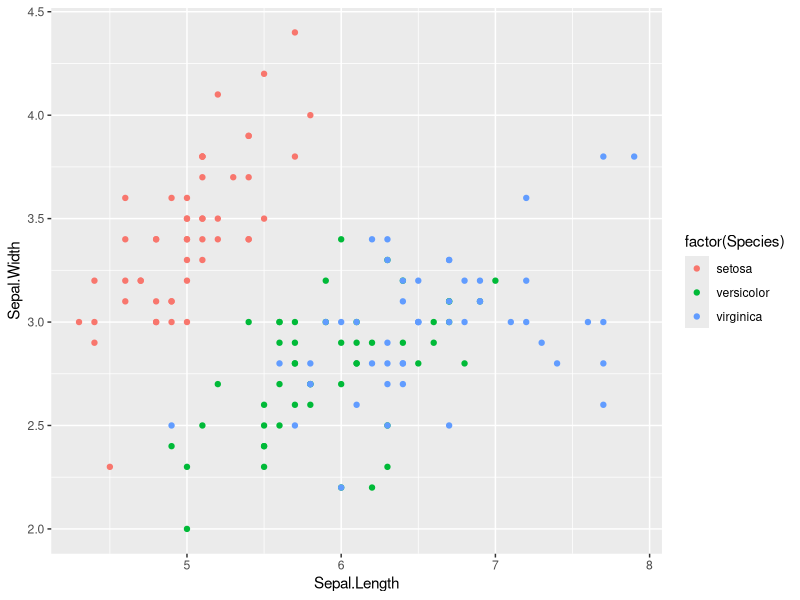
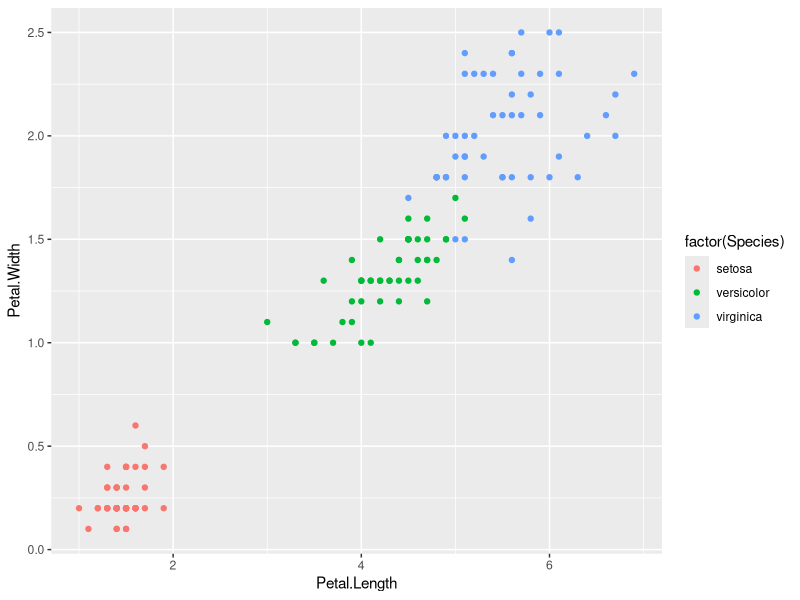
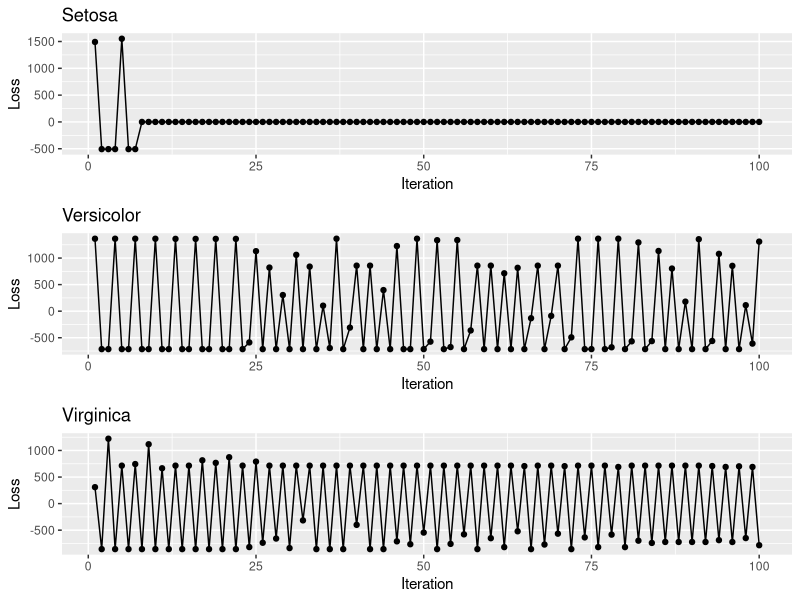
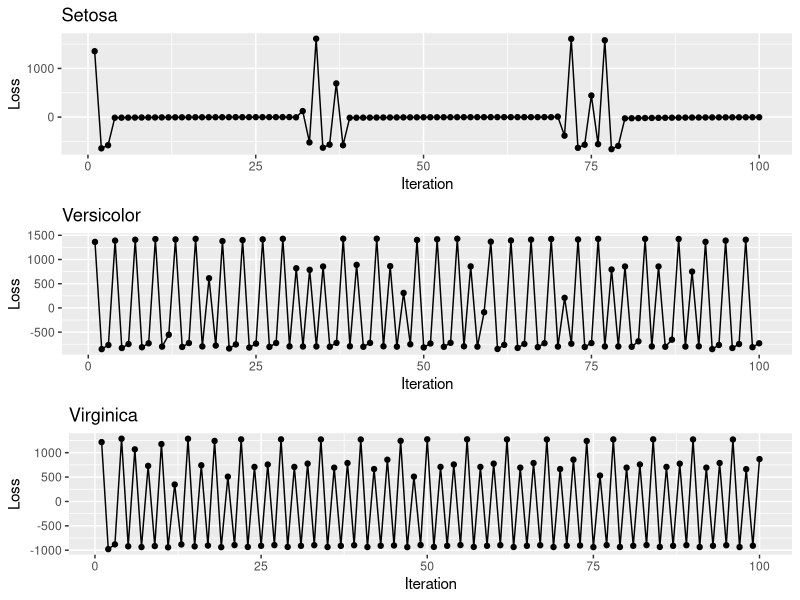
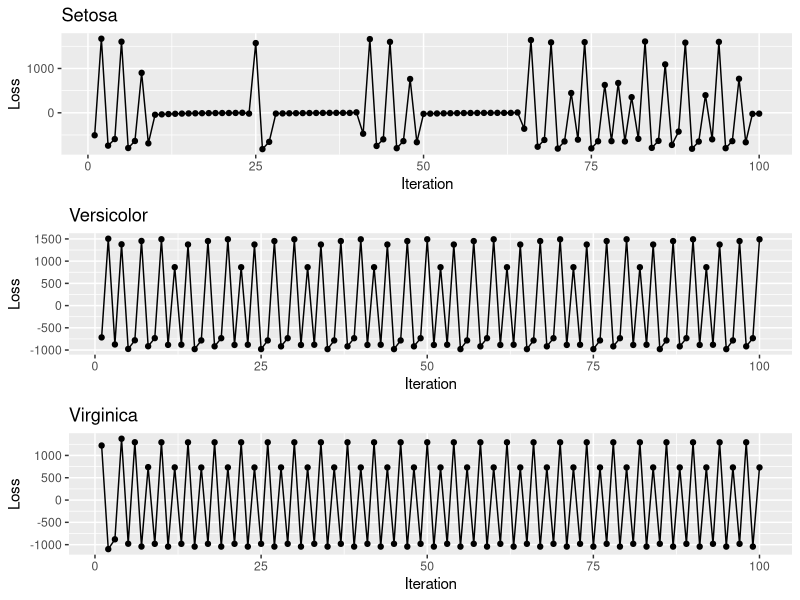
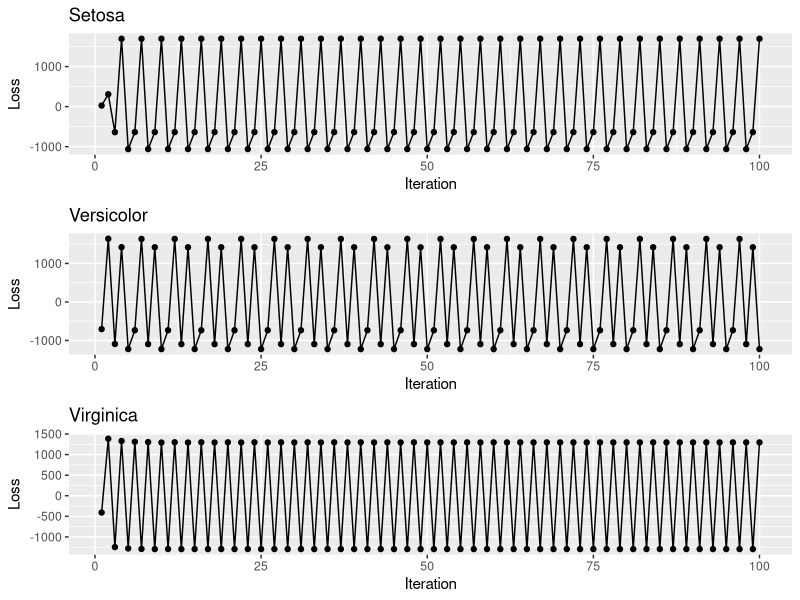
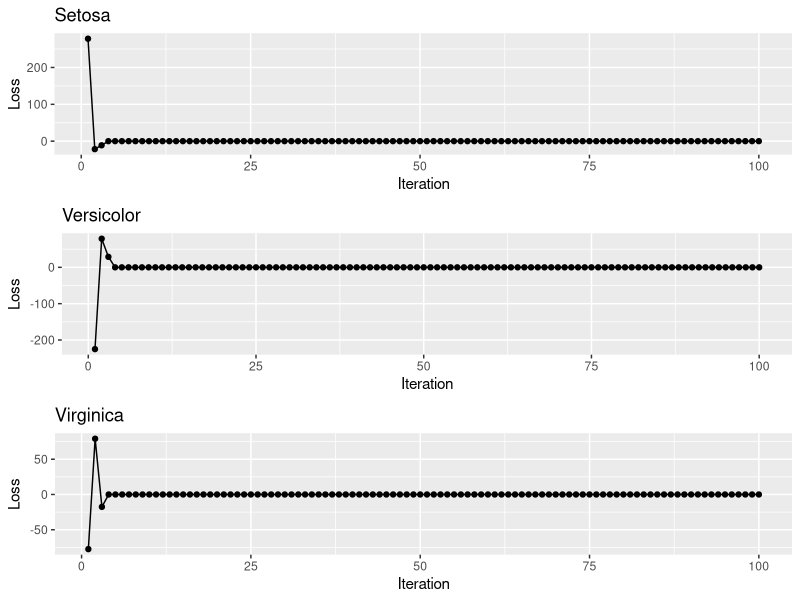
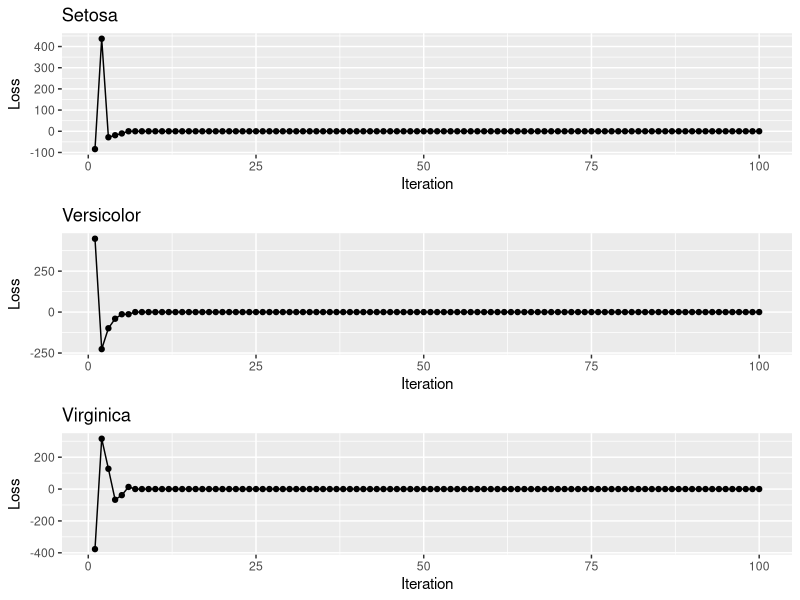

Generate these figures, in order, with R:
library(dplyr)
library(caret)
library(ggplot2)
library(cowplot)


data("iris")
ggplot(iris, aes(Sepal.Length, Sepal.Width)) +
  geom_point(aes(colour = factor(Species)))
ggplot(iris, aes(Petal.Length, Petal.Width)) +
  geom_point(aes(colour = factor(Species)))

dummy <- dummyVars(" ~ .", data=iris)
iris_encoded <- data.frame(predict(dummy, newdata=iris))


logistic_regression <- function(theta, x) {
  f = unlist(theta %*% x)
  return(1/(1+exp(-f)))
}

gradient_des <- function(species, coef){
  H_theta <- apply(iris_encoded %>% select(Sepal.Length, Sepal.Width, Petal.Length, Petal.Width),
                   1, logistic_regression, theta = coef)
  gradient <- (H_theta - iris_encoded[,species]) %*% as.matrix(iris_encoded[,1:4])
  coef <- coef - alpha*gradient
  
  return(list(H_theta=H_theta, loss=sum(gradient)))
}

learn <- function(alpha, lambda, sampling){
  coef_se <- rnorm(4)
  coef_ver <- rnorm(4)
  coef_vir <- rnorm(4)
  H_theta_se <- list()
  H_theta_ver <- list()
  H_theta_vir <- list()
  gradient_all = data.frame(matrix(nrow = 0, ncol=3))
  
  for(i in 1:100) {
    # Subsampling data
    iris_encoded <- iris_encoded[sample(1:nrow(iris_encoded), nrow(iris_encoded)*sampling, replace=FALSE),]
    
    # Setosa
    H_theta_se <- apply(iris_encoded %>% select(Sepal.Length, Sepal.Width, Petal.Length, Petal.Width),
                     1, logistic_regression, theta = coef_se)
    gradient_se <- (H_theta_se - iris_encoded[,'Species.setosa']) %*% as.matrix(iris_encoded[,1:4]) + lambda*coef_se
    coef_se <- coef_se - alpha*gradient_se
    
    # Versicolor
    H_theta_ver <- apply(iris_encoded %>% select(Sepal.Length, Sepal.Width, Petal.Length, Petal.Width),
                        1, logistic_regression, theta = coef_ver)
    gradient_ver <- (H_theta_ver - iris_encoded[,'Species.versicolor']) %*% as.matrix(iris_encoded[,1:4]) + lambda*coef_ver
    coef_ver <- coef_ver - alpha*gradient_ver
  
    # Virginica
    H_theta_vir <- apply(iris_encoded %>% select(Sepal.Length, Sepal.Width, Petal.Length, Petal.Width),
                        1, logistic_regression, theta = coef_vir)
    gradient_vir <- (H_theta_vir - iris_encoded[,'Species.virginica']) %*% as.matrix(iris_encoded[,1:4]) + lambda*coef_vir
    coef_vir <- coef_vir - alpha*gradient_vir
    
    # Find argmax
    Est_df <- data.frame(Setosa = unlist(H_theta_se), 
                         Versicolor = unlist(H_theta_ver), 
                         Virginica = unlist(H_theta_vir)) 
    Est_df$argmax <- colnames(Est_df)[max.col(Est_df)]
    Est_df$max <- apply(Est_df[,1:3], 1, max, na.rm=TRUE)
    
    # Return loss
    gradient <- data.frame(se=c(sum(gradient_se)), ver=c(sum(gradient_ver)), vir=c(sum(gradient_vir)))
    gradient_all <- rbind(gradient_all, gradient)
  }
  
  se_plt <- ggplot(gradient_all, aes(x=1:100, y=se)) +
    geom_point() +
    geom_line()  +
    labs(x="Iteration", y="Loss", title="Setosa")
  
  ver_plt <- ggplot(gradient_all, aes(x=1:100, y=ver)) +
    geom_point() +
    geom_line() +
    labs(x="Iteration", y="Loss", title="Versicolor")
  
  vir_plt <- ggplot(gradient_all, aes(x=1:100, y=vir)) +
    geom_point() +
    geom_line() +
    labs(x="Iteration", y="Loss", title="Virginica")
  
  plot_grid(se_plt, ver_plt, vir_plt, nrow=3, ncol=1)
}

alpha = 0.2    #learning rate

learn(alpha, lambda=0, sampling=1)
learn(alpha, lambda=0.5, sampling=1)
learn(alpha, lambda=1, sampling=1)
learn(alpha, lambda=2, sampling=1)

learn(alpha, lambda=0, sampling=0.25)
learn(alpha, lambda=0, sampling=0.5)
learn(alpha, lambda=0, sampling=0.75)
learn(alpha, lambda=0, sampling=1)

learn(alpha, lambda=0.5, sampling=0.25)